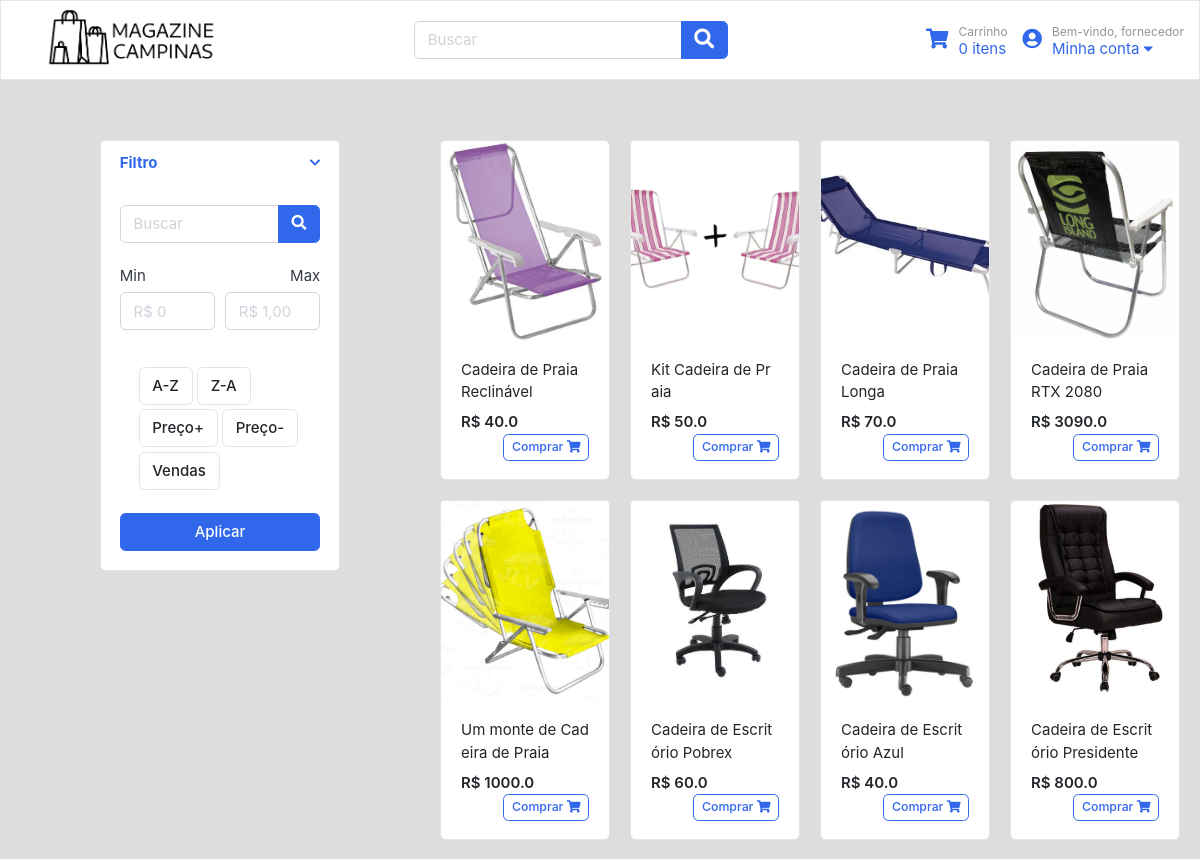
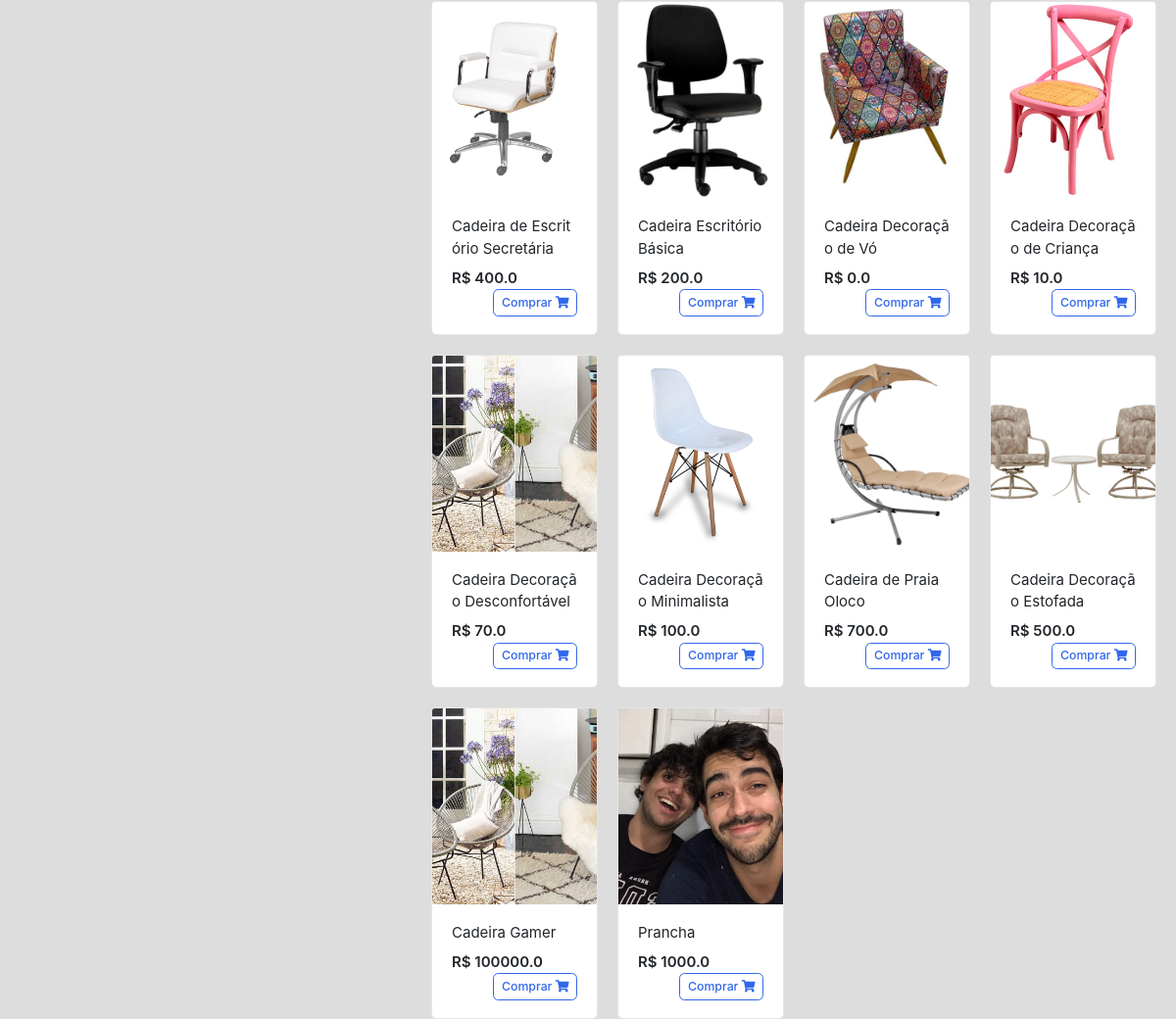
/ (signed in), run on the app's committed database (2 pictures, top to bottom).
### tables this page shows
CREATE TABLE `pessoa` (
  `uid` int(11) NOT NULL,
  `nome` varchar(20) DEFAULT NULL,
  `email` varchar(40) DEFAULT NULL,
  `senha` varchar(20) DEFAULT NULL,
  `tipo` tinyint(1) DEFAULT NULL,
  PRIMARY KEY (`uid`)
);

CREATE TABLE `produto` (
  `pid` int(11) NOT NULL,
  `fid` int(11) NOT NULL,
  `nome` varchar(40) DEFAULT NULL,
  `descricao` text DEFAULT NULL,
  `capa` tinytext DEFAULT NULL,
  `qtd` int(11) DEFAULT NULL,
  `valor` double DEFAULT NULL,
  `vendas` int(11) DEFAULT NULL,
  PRIMARY KEY (`pid`,`fid`),
  CONSTRAINT `produto_ibfk_2` FOREIGN KEY (`fid`) REFERENCES `pessoa` (`uid`) ON DELETE CASCADE
);

### app.py (the view)
	def inner(*args, **kwargs):
		if session.get('id') is None: return redirect('/login')
		else: return func(*args, **kwargs)

### app.py (called while the page is built)
def getDB():
	db = getattr(g, '_database', None)
	if db is None: db = g._database = sql.connect("database/tp.db")
	return db, db.cursor()

def getCart():
	conn, cursor = getDB()
	cursor.execute(f"""
		SELECT SUM(qtd) FROM POSSUI_NO_CARRINHO
		WHERE cid={session.get('id')};
	""")
	return cursor.fetchall()[0][0] or 0

def getUser():
	conn, cursor = getDB()
	cursor.execute(f"SELECT nome FROM PESSOA WHERE uid={session.get('id')}")
	return cursor.fetchall()[0][0]

def assertLogin(func):
	def inner(*args, **kwargs):
		if session.get('id') is None: return redirect('/login')
		else: return func(*args, **kwargs)
	inner.__name__ = func.__name__
	return inner

@app.teardown_appcontext
def closeDB(exception):
    db = getattr(g, '_database', None)
    if db is not None: db.close()

### templates/index.html (shortened to what this page needs)
{% extends "base.html" %}
{% block body %}
	{% import 'components/Product.html' as prod %}
	{% import 'components/SmartCheckbox.html' as chk %}
	<div class="everything-container">
		<aside class="sidebar">
			<output>
			<div class="card">
				<article class="filter-group">
					<header class="card-header">
						<a href="#" data-toggle="collapse" data-target="#collapse_aside2" aria-expanded="true" class="">
							<i class="icon-control fa fa-chevron-down"></i>
							<h6 class="title">Filtro </h6>
						</a>
					</header>
					<div class="filter-content collapse show" id="collapse_aside2" style="">
						<form action="" class="card-body" method="POST">
							<div class="input-group">
								<input type="text" name="search" class="form-control" placeholder="Buscar" value={{ request.form.search }}>
								<div class="input-group-append">
									<button class="btn btn-primary" type="submit" name="search-form" value="1"><i class="fa fa-search"></i></button>
								</div>
							</div>
							<br />
							<div class="form-row">
								<div class="form-group col-md-6">
									<label>Min</label>
									<input class="form-control" placeholder="R$ 0" type="number" name="min" value="{{request.form.get('min')}}">
								</div>
								<div class="form-group text-right col-md-6">
									<label>Max</label>
									<input class="form-control" placeholder="R$ 1,0000" type="number" name="max" value="{{request.form.get('max')}}">
								</div>
							</div>
							<div class="card-body">
								{{ chk.SmartCheckbox("A-Z", request.form.get('A-Z')) }}
								{{ chk.SmartCheckbox("Z-A", request.form.get('Z-A')) }}
								{{ chk.SmartCheckbox("Preço+", request.form.get('Preço+')) }}
								{{ chk.SmartCheckbox("Preço-", request.form.get('Preço-')) }}
								{{ chk.SmartCheckbox("Vendas", request.form.get('Vendas')) }}
							</div>
							<button class="btn btn-block btn-primary" type="submit">Aplicar</button>
						</form>
					</div>
				</article>
			</div>
			</output>
		</aside>
		<div class="products-container">
			<section class='inner-products-container'>
				<div class='container'>
					<div class='products-container-row'>
						{% for row in data %}
						{{ prod.onIndex(row[2], row[4], row[6], row[0]) }}
						{% endfor %}
					</div>
				</div>
			</section>
		</div>
	</div>
{% endblock body %}

### templates/base.html (shortened to what this page needs)
<!DOCTYPE html>
<html lang="en">
<head>
	<link href="/static/styles/bootstrap-ec.css" rel="stylesheet" type="text/css">
	<link href="/static/styles/ui-ec.css" rel="stylesheet" type="text/css">
	<link href="/static/styles/responsive-ec.css" rel="stylesheet" type="text/css">
	<link href="/static/styles/all-ec.min.css" rel="stylesheet" type="text/css">
	<link href="/static/styles/style-ec.css" rel="stylesheet" type="text/css">
</head>
<header>
	<div class="navbar">
		<div class="navbar-left">
			<a href="/" class="navbar-logo">
				<img class="logo" src="/static/img/logo2.png">
		</div>
		<div class="navbar-middle">
			<form action="#" class="search">
				<div class="input-group">
					<input type="text" class="form-control" placeholder="Buscar">
					<div class="input-group-append">
					  <button class="btn btn-primary" type="submit">
						<i class="fa fa-lg fa-search"></i>
					  </button>
					</div>
				</div>
			</form>
		</div>
		<div class="navbar-right">
			<a href="/carrinho" class="icontext">
				<div class="icon"><i class="fa fa-lg fa-shopping-cart"></i></div>
				<div class="text">
					<small class="text-muted">Carrinho</small> <br>
					<span id="cart-amnt">{{on_cart}} itens</span>
				</div>
			</a>
			<div class="navbar-dropdown">
				<a href="#" class="ml-3 icontext" data-toggle="dropdown" data-offset="20,10" aria-expanded="false">
					<div class="icon"><i class="fa fa-lg fa-user-circle"></i></div>
					<div class="text">
						<small class="text-muted">Bem-vindo, {{user}}</small> <br>
						<span>Minha conta <i class="fa fa-caret-down"></i></span>
					</div>
				</a>
			</div>
		</div>
</header>
<body class=main-body>
    {% block body %}
    {% endblock body %}
</body>
</html>

### templates/components/Product.html (shortened to what this page needs)
{% macro onIndex(title, img, price, pid) -%}
<div class="col-md-3">
    <figure class="card card-product-grid">
        <div class="img-wrap">
            <a href="/produto/{{pid}}"><img src="{{img}}"></a>
        </div>
        <figcaption class="info-wrap">
            <a href="/produto/{{pid}}" class="title">{{title}}</a>
            <div class="mt-2">
                <var class="price">R$ {{price}}</var>
                <button class="btn btn-sm btn-outline-primary float-right" value="{{pid}}">Comprar <i class="fa fa-shopping-cart"></i></button>
            </div>
        </figcaption>
    </figure>
</div>
{%- endmacro %}

### static/styles/ui-ec.css (style rules this page uses)
html { font-family: "Inter", sans-serif; font-size: 15px; background-color: #fff; }
.img-wrap { text-align: center; display: block; }
.img-wrap img { width: 500px; height: 500px; }
var { font-style: normal; }
figure { margin-bottom: 0; }
article:after, .form-group:after { display: block; clear: both; content: ""; }
[class*=card-product] a.title { color: #212529; display: block; }
[class*=card-product] .img-wrap { overflow: hidden; position: relative; }
[class*=card-product] .img-wrap img { height: 100%; max-width: 100%; width: auto; display: inline-block; -o-object-fit: cover; object-fit: cover; }
.card { top: 30px; }
.card-product-grid { margin-bottom: 20px; }
.card-product-grid .img-wrap { border-radius: 0.2rem 0.2rem 0 0; height: 200px; }
.card-product-grid .info-wrap { overflow: hidden; padding: 18px 20px; }
.card .img-wrap { overflow: hidden; }
.icontext { display: inline-flex; align-items: center; vertical-align: middle; }
.icontext .text { width: 100%; line-height: 1.2; }
.icontext .icon { position: relative; margin-right: 10px; flex-shrink: 0; flex-grow: 0; }
.price { font-weight: 600; color: #212529; }
.icon-control { margin-top: 5px; float: right; font-size: 80%; }
.card-header .title { margin-bottom: 0; line-height: 1.5; }
.filter-group { border-bottom: 1px solid #e4e4e4; }
.filter-group .card-header { border-bottom: 0; }
.filter-group:last-child { border-bottom: 0; }

### static/styles/style-ec.css (style rules this page uses)
html { background-color: #ddd; }
a { word-break: break-all }
header { background-color: #fff; }
.navbar-left { display: flex; justify-content: flex-start; }
.navbar { display: flex; border: 1px solid rgba(0, 0, 0, 0.1); }
.navbar-logo { margin-left: 30px; }
.logo { margin-bottom: 5px; width: 170px; }
.navbar-right { display: flex; justify-content: flex-end; }
body { background-color: #ddd; }
.everything-container { background-color: #ddd; display: flex; flex-direction: row; justify-content: flex-start; flex-wrap: nowrap; box-sizing: border-box; }
.container { display: flex; justify-content: space-between; }
.sidebar { max-width: 20%; margin-top: 30px; margin-left: 100px; margin-right: 80px; position: sticky; }
.products-container { display: flex; margin-top: 30px; flex-wrap: wrap; }
.inner-products-container { display: flex; flex-wrap: wrap; }
.products-container-row { flex-wrap: wrap; display: flex; }
var { font-style: normal }
figure { margin-bottom: 0 }
article:after,.form-group:after { display: block; clear: both; content: "" }

### data on the page
pessoa: nome "fornecedor"
produto: capa (picture), nome "Cadeira de Praia Reclinável", valor "40.0", {{ pid }} 0 (drawn)
produto: capa (picture), nome "Kit Cadeira de Praia", valor "50.0", {{ pid }} 1 (drawn)
produto: capa (picture), nome "Cadeira de Praia Longa", valor "70.0", {{ pid }} 2 (drawn)
produto: capa (picture), nome "Cadeira de Praia RTX 2080", valor "3090.0", {{ pid }} 3 (drawn)
produto: capa (picture), nome "Um monte de Cadeira de Praia", valor "1000.0", {{ pid }} 4 (drawn)
produto: capa (picture), nome "Cadeira de Escritório Pobrex", valor "60.0", {{ pid }} 5 (drawn)
produto: capa (picture), nome "Cadeira de Escritório Azul", valor "40.0", {{ pid }} 6 (drawn)
produto: capa (picture), nome "Cadeira de Escritório Presidente", valor "800.0", {{ pid }} 7 (drawn)
produto: capa (picture), nome "Cadeira de Escritório Secretária", valor "400.0", {{ pid }} 8 (drawn)
produto: capa (picture), nome "Cadeira Escritório Básica", valor "200.0", {{ pid }} 9 (drawn)
produto: capa (picture), nome "Cadeira Decoração de Vó", valor "0.0", {{ pid }} 10 (drawn)
produto: capa (picture), nome "Cadeira Decoração de Criança", valor "10.0", {{ pid }} 11 (drawn)
produto: capa (picture), nome "Cadeira Decoração Desconfortável", valor "70.0", {{ pid }} 12 (drawn)
produto: capa (picture), nome "Cadeira Decoração Minimalista", valor "100.0", {{ pid }} 13 (drawn)
produto: capa (picture), nome "Cadeira de Praia Oloco", valor "700.0", {{ pid }} 14 (drawn)
produto: capa (picture), nome "Cadeira Decoração Estofada", valor "500.0", {{ pid }} 15 (drawn)
produto: capa (picture), nome "Cadeira Gamer", valor "100000.0", {{ pid }} 16 (drawn)
produto: capa (picture), nome "Prancha", valor "1000.0", {{ pid }} 17 (drawn)

### other printed values
{{ on_cart }} "0"
{{ name }} "A-Z Z-A Preço+ Preço- Vendas"
